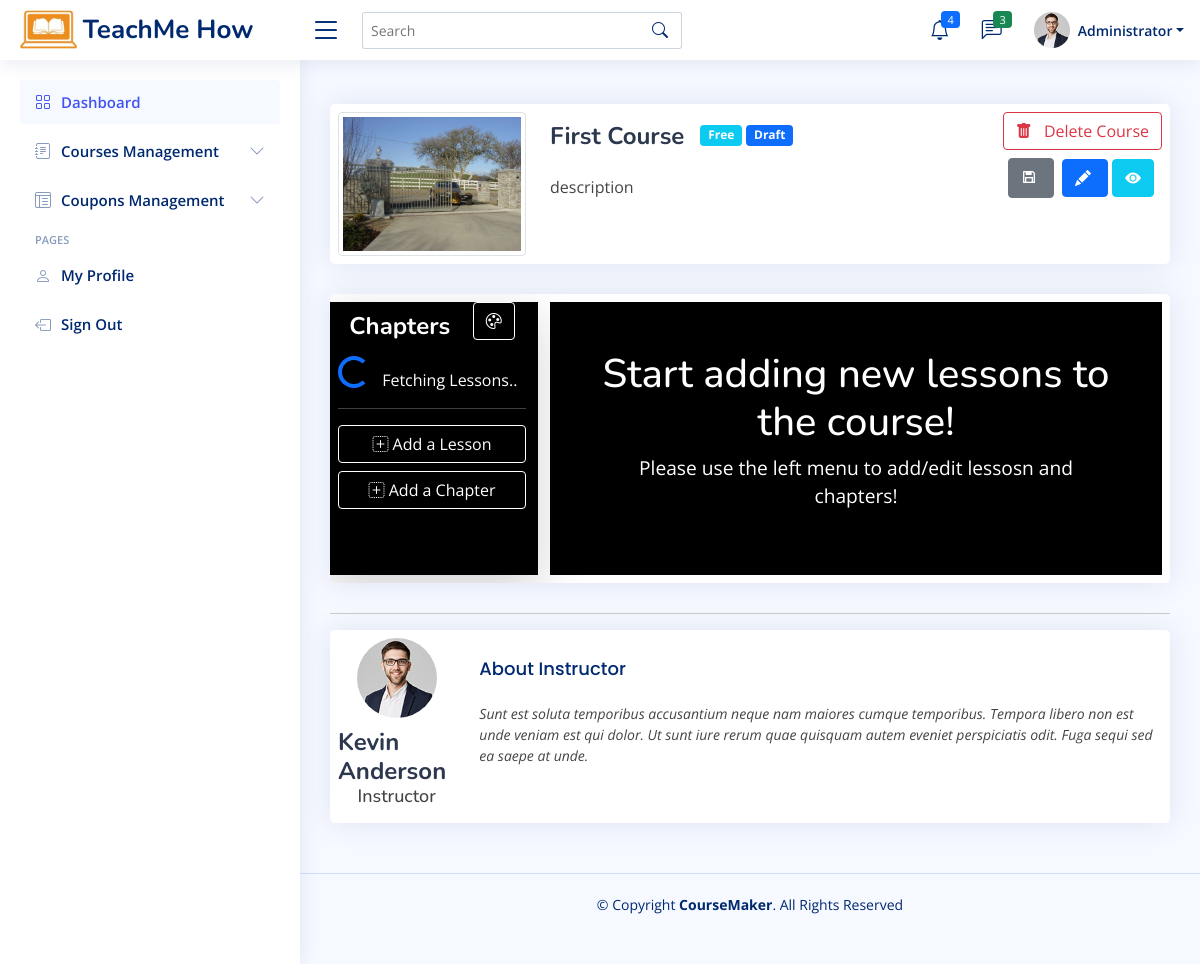
/instructor-view-course.php?courseID=1 (signed in), run on the app's committed database.
### tables this page shows
CREATE TABLE `courses` (
  `id` int(10) NOT NULL,
  `instructor_id` int(10) NOT NULL,
  `title` varchar(200) NOT NULL,
  `thumbnail` varchar(100) NOT NULL DEFAULT 'default.jpg',
  `access` enum('Free','Registration','Paid') NOT NULL,
  `description` varchar(1000) NOT NULL,
  `draft` tinyint(1) NOT NULL DEFAULT 0,
  `courseID` int(11) NOT NULL,
  `timeLimitType` enum('Without Time Limit','Days','Months','Years') DEFAULT NULL,
  `timeLimitValue` int(5) DEFAULT NULL,
  `registration_required_email` tinyint(1) DEFAULT NULL,
  `registration_required_phone` tinyint(1) DEFAULT NULL,
  `registration_required_address` tinyint(1) DEFAULT NULL,
  `registration_required_tos` tinyint(1) DEFAULT NULL,
  `price` int(5) DEFAULT NULL,
  `paypal_email` varchar(50) DEFAULT NULL,
  `instructor_name` varchar(50) NOT NULL,
  `back_clr` varchar(10) NOT NULL DEFAULT '#ffffff',
  `front_clr` varchar(10) NOT NULL DEFAULT '#000000',
  `page_background_type` enum('image','color') NOT NULL DEFAULT 'color',
  `page_background_image` varchar(100) DEFAULT NULL,
  `page_background_color` varchar(100) DEFAULT '#000000'
);

### includes/app.php (called while the page is built, shortened)
<?php
function sanitizeParam($param){
    $con = $GLOBALS["con"];
    $param = $con->real_escape_string($param);
    return $param;
}

### instructor-view-course.php (the view, shortened to what this page needs)
<?php
    require_once "includes/app.php";
    $courseID = sanitizeParam($_GET["courseID"]);
    $s = "SELECT * FROM courses WHERE id=$courseID";
    $res = mysqli_query($con, $s);
    $courseRow = mysqli_fetch_array($res);
?>
<!DOCTYPE html>
<html lang="en">
<head>
    <?php
        require "includes/head.inc.php";
    ?>
</head>
<body>
    <?=require_once "includes/header.inc.php";?>
  <?=require_once "includes/instructorSideBar.inc.php";?>
  <main id="main" class="main">
      <div class="card">
          <div class="card-body p-2">
              <div class="row">
                  <div class="col-md-3 d-flex flex-column align-items-center">
                      <form action="" method="post" id="image_upload_form" enctype="multipart/form-data">
                          <div class="course-img-container w-100 h-100">
                              <img id="courseImgThumbnail" src="assets/img/courses-thumnail/<?=$courseRow["thumbnail"];?>" alt="Profile" class="img-thumbnail h-100 w-100">
                          </div>
                      </form>
                  </div>
                  <div class="col-md-9">
                      <div class="d-flex justify-content-between">
                          <div><div class="d-flex align-items-center">
                                  <h2 class="mb-2 customHeading">
                                      <?=$courseRow["title"];?>
                                  </h2>
                                  <span class="badge bg-info ms-3" style="height: fit-content"><?=$courseRow["access"];?></span>
                                  <span class="badge bg-primary ms-1" style="height: fit-content"><?php echo $courseRow["draft"]==1 ? "Draft":"Active"; ?></span>
                              </div>
                              <p class="small fst-italic">
                                  <?=$courseRow["description"];?>
                              </p>
                          </div>
                          <div class="d-flex flex-column">
                              <button class="btn btn-outline-danger mb-2" data-bs-toggle="modal" data-bs-target="#delCourseModel">
                                  <i class="bi bi-trash-fill me-2"></i> Delete Course
                              </button>
                              <div class="d-flex justify-content-end me-2">
                                  <button class="btn btn-secondary" data-bs-toggle="modal" data-bs-target="#draftCourseModel">
                                      <i class="ri-save-3-line me-1"></i>
                                  </button>
                                  <button class="btn btn-primary ms-2"  data-bs-toggle="modal" data-bs-target="#editCourse">
                                      <i class="bi bi-pencil-fill me-1"></i>
                                  </button>
                                  <a target="_blank" class="btn btn-info text-white ms-1" href="course-<?=$courseRow["courseID"]?>">
                                      <i class="bi bi-eye-fill"></i>
                                  </a>
                              </div>
                          </div>
                      </div>
                  </div>
              </div>
          </div>
      </div>
      <section class="section">
          <div class="row">
              <div class="col-lg-12">
                  <div class="card">
                      <div class="card-body p-2">
                          <div class="row">
                              <div class="col-md-3 justify-content-center shadow-lg pb-3 customColors">
                                  <div class="d-flex justify-content-around align-items-center mb-3">
                                      <h3 class="customHeading text-center" id="lsnHeading">Chapters</h3>
                                      <button class="btn btn-outline-dark customColors" data-bs-toggle="modal" data-bs-target="#colorPickerModal">
                                          <i class="bi bi-palette"></i>
                                      </button>
                                  </div>
                                  <div id="lessonsList">
                                      <div id="loader" class="my-3 d-flex justify-content-center align-items-center">
                                          <div class="spinner-border text-primary" role="status">
                                          </div>
                                          <span class="ms-2">Fetching Lessons..</span>
                                      </div>
                                  </div>
                                  <hr>
                                  <button class="btn w-100 customColors" data-bs-toggle="modal" data-bs-target="#addNewLesson">
                                      <i class="bi bi-plus-square-dotted"></i>
                                      <span>Add a Lesson</span>
                                  </button>
                                  <button class="btn w-100 customColors mt-2" data-bs-toggle="modal" data-bs-target="#addChapter">
                                      <i class="bi bi-plus-square-dotted"></i>
                                      <span>Add a Chapter</span>
                                  </button>
                              </div>
                              <div class="col-md-9">
                                  <div class="col-md-12 justify-content-center h-100">
                                      <div id="courseContent" class="h-100">
                                          <div id="placeholderIcon" class="d-flex align-items-center justify-content-center">
                                              <div class="container-fluid p-5 text-white text-center h-100 d-flex flex-column justify-content-center customColors">
                                                  <h1 class="customColors">Start adding new lessons to the course!</h1>
                                                  <p style="font-size: larger" class="customColors">Please use the left menu to add/edit lessosn and chapters!</p>
                                              </div>
                                          </div>
                                      </div>
                                  </div>
                              </div>
                          </div>
                      </div>
                  </div>
                  <hr>
                  <div class="card">
                      <div class="card-body p-2">
                          <div class="row">
                              <div class="col-md-2 d-flex flex-column align-items-center">
                                  <img src="assets/img/profile-img.jpg" alt="Profile" class="rounded-circle" style="max-width: 80px;">
                                  <h2 style="font-size: 24px; font-weight: 700; color: #2c384e; margin: 10px 0 0 0;">Kevin Anderson</h2>
                                  <h3 style="font-size: 18px;">Instructor</h3>
                              </div>
                              <div class="col-md-10">
                                  <h5 class="card-title">About Instructor</h5>
                                  <p class="small fst-italic">Sunt est soluta temporibus accusantium neque nam maiores cumque temporibus. Tempora libero non est unde veniam est qui dolor.
                                      Ut sunt iure rerum quae quisquam autem eveniet perspiciatis
                                      odit. Fuga sequi sed ea saepe at unde.</p>
                              </div>
                          </div>
                      </div>
                  </div>
              </div>
          </div>
      </section>
  </main>
  <?=require_once "includes/footer.inc.php";?>
  <link rel="stylesheet" href="assets/vendor/jquery/jquery-ui.css">
</body>
</html>

### assets/css/style.css (style rules this page uses)
:root { scroll-behavior: smooth; }
body { font-family: "Open Sans", sans-serif; background: #f6f9ff; color: #444444; }
a { color: #4154f1; text-decoration: none; }
h1, h2, h3, h4, h5, h6 { font-family: "Nunito", sans-serif; }
#main { margin-top: 60px; padding: 20px 30px; transition: all 0.3s; }
.card { margin-bottom: 30px; border: none; border-radius: 5px; box-shadow: 0px 0 30px rgba(1, 41, 112, 0.1); overflow: hidden; }
.card-title { padding: 20px 0 15px 0; font-size: 18px; font-weight: 500; color: #012970; font-family: "Poppins", sans-serif; }
.card-body { padding: 0 20px 20px 20px; }
@media (min-width: 1200px) { #main, #footer { margin-left: 300px; } }
.course-img-container { max-height: 150px; position: relative; }
.course-img-container img { transition: .4s ease-in-out; }
.customHeading { font-size: 24px; font-weight: 700; color: #2c384e; margin: 10px 0 0 0; }

### data on the page
courses: thumbnail (picture), title "First Course", access "Free", description "description"

### other printed values
$_SESSION["firstName"] "Administrator"
